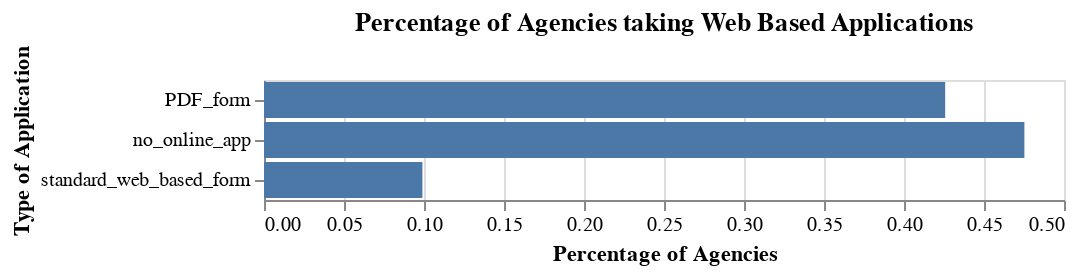

The notebook cell saved with this chart:
### Markdown cell above
## Application Types

### Code cell
alt.Chart(pd.DataFrame(df.digital_app.value_counts(normalize=True)).reset_index()).mark_bar().encode(
    alt.X('digital_app', title='Percentage of Agencies'),
    alt.Y('index', title='Type of Application')
).properties(
    title='Percentage of Agencies taking Web Based Applications'
)

### Figure 1 — Vega-Lite specification as saved in the notebook (floating-point values rounded to 4 significant figures)
{"usermeta": {"embedOptions": {"theme": "urbaninstitute"}}, "config": {"view": {"continuousWidth": 400, "continuousHeight": 300}}, "data": {"name": "data-fce3660202110a710c68bc0bb0796da8"}, "mark": "bar", "encoding": {"x": {"type": "quantitative", "field": "digital_app", "title": "Percentage of Agencies"}, "y": {"type": "nominal", "field": "index", "title": "Type of Application"}}, "title": "Percentage of Agencies taking Web Based Applications", "$schema": "https://vega.github.io/schema/vega-lite/v4.8.1.json", "datasets": {"data-fce3660202110a710c68bc0bb0796da8": [{"index": "no_online_app", "digital_app": 0.4752}, {"index": "PDF_form", "digital_app": 0.4257}, {"index": "standard_web_based_form", "digital_app": 0.09901}]}}
